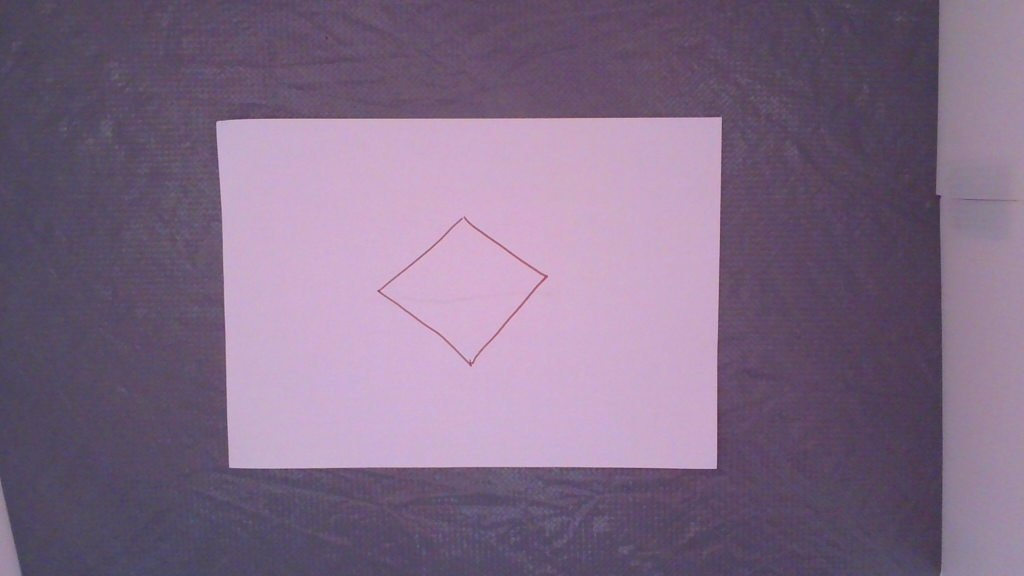
#> input picture PDMS2_web/kid/test1/ch2-t2.jpg, 1024 x 576 px
$ python -i main.py   (imports and definitions only)
#> lines starting #> are read from the running program, lines starting #| are printed output that depends on the picture; after the words box and inside, x2 and y2 are one past the last pixel; in counts of white or black regions, pixels touching at a corner belong together
# ch2-t2：YOLO+SAM2 找紙張 -> 該範圍內 CV 圈出圖形 -> 4類分類(square) -> SquareGapAnalyzer 評分
import os
import sys
import cv2
import numpy as np
import socket
import uuid
from pathlib import Path
from square_detect import SquareGapAnalyzer

try:
    import pymysql
except ImportError:
    pymysql = None

BASE_DIR = Path(__file__).resolve().parent
ENV_PATH = BASE_DIR.parent / ".env"
target_dir = BASE_DIR
# 共用模組：prepare(分類前) + classify(分類)
sys.path.insert(0, str(BASE_DIR.parent))
try:
    from PDMS2_web.prepare import Preparer
    from PDMS2_web.classify import Classifier, fmt_probs
except ImportError:  # 直接在 PDMS2_web 底下跑 (上面已把 PDMS2_web 加進 sys.path)
    from prepare import Preparer
    from classify import Classifier, fmt_probs


# [93 lines left out: functions _read_env_value, _get_machine_id, _read_db_config, not called in this run]


def _read_env_float(key, default):
    """向後相容：改用 _read_db_config"""
    return _read_db_config(key, default)


def return_score(score):
    sys.exit(int(score))


def get_pixel_per_cm_from_a4(
    image_path,
    real_width_cm=29.7,
    show_debug=False,
    save_cropped=True,
    output_folder=target_dir / "cropped_a4",
):
#> called with image_path = '../kid/test1/ch2-t2.jpg', real_width_cm = 29.7, show_debug = False, save_cropped = True
    img = cv2.imread(image_path)
#> img is the input picture: shape (576, 1024, 3); mean B, G, R 134.2, 107.8, 128.2
    if img is None:
        raise ValueError("圖片讀取失敗，請確認路徑正確")

    gray = cv2.cvtColor(img, cv2.COLOR_BGR2GRAY)
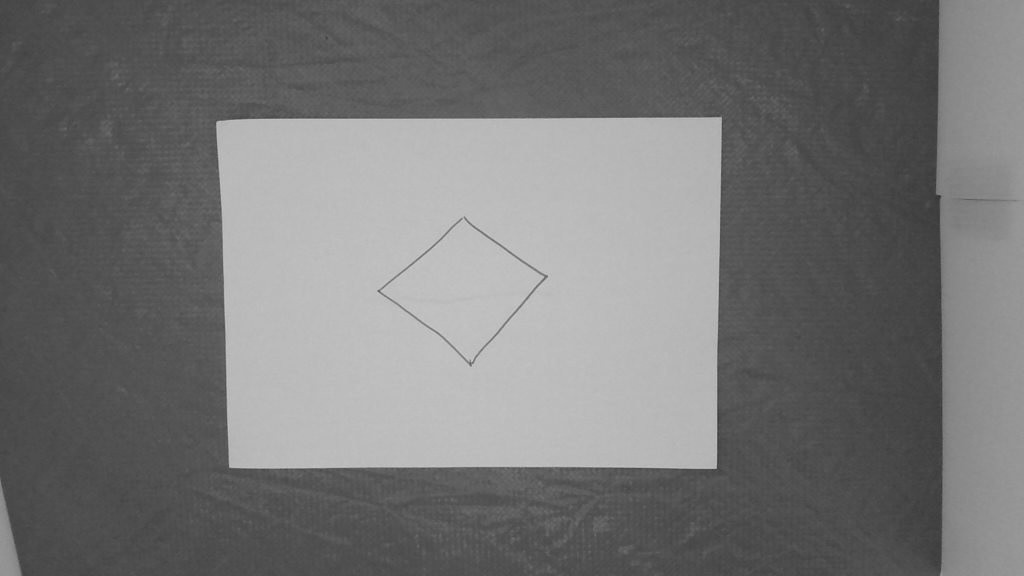
#> gray: shape (576, 1024); min 43, max 205, mean 116.9
    blur = cv2.GaussianBlur(gray, (5, 5), 0)

    edges = cv2.Canny(blur, 50, 150)
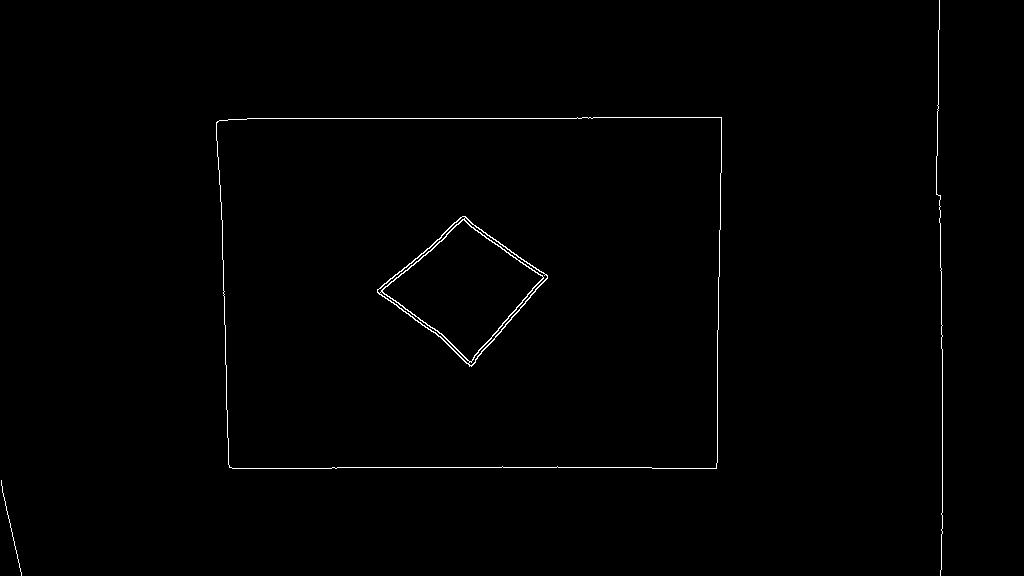
#> edges: shape (576, 1024); 0.61% white in thin lines or dots
    contours, _ = cv2.findContours(edges, cv2.RETR_EXTERNAL, cv2.CHAIN_APPROX_SIMPLE)
#> contours = 3 contours, 2 with area under 20; largest, box (x1, y1, x2, y2) and area: (216, 117, 722, 469) 173192

    a4_contour = max(contours, key=cv2.contourArea)
#> a4_contour = contour of 80 points, box (x1, y1, x2, y2) (216, 117, 722, 469), area 173192
    epsilon = 0.02 * cv2.arcLength(a4_contour, True)
#> epsilon = 34.11
    approx = cv2.approxPolyDP(a4_contour, epsilon, True)
#> approx = [[721, 117], [217, 121], [229, 467], [716, 468]]

    if len(approx) != 4:
        raise ValueError("無法偵測 A4 紙四邊形輪廓")

    if show_debug:
        debug_img = img.copy()
        cv2.drawContours(debug_img, [approx], -1, (0, 0, 255), 3)
        cv2.imshow("Detected A4 Contour", cv2.resize(debug_img, (800, 600)))
        cv2.waitKey(0)
        cv2.destroyAllWindows()

    # 整理四個角點
    pts = approx.reshape(4, 2).astype(np.float32)
#> pts = [[721, 117], [217, 121], [229, 467], [716, 468]]
    pts = sorted(pts, key=lambda p: p[0])  # 先左右
#> pts = [[217, 121], [229, 467], [716, 468], [721, 117]]
    left = sorted(pts[0:2], key=lambda p: p[1])
#> left = [[217, 121], [229, 467]]
    right = sorted(pts[2:4], key=lambda p: p[1])
#> right = [[721, 117], [716, 468]]
    tl, bl = left
#> tl = [217, 121]; bl = [229, 467]
    tr, br = right
#> tr = [721, 117]; br = [716, 468]

    # 計算像素/公分比例
    a4_pixel_width = np.linalg.norm(tr - tl)
#> a4_pixel_width = 504
    pixel_per_cm = float(a4_pixel_width / real_width_cm)  # 轉換為 Python 原生 float
#> pixel_per_cm = 16.97

    # 儲存裁切後的A4區域
    cropped_path = None
    if save_cropped:
        # 建立輸出資料夾
        os.makedirs(output_folder, exist_ok=True)

        # 計算原始A4區域的實際尺寸
        width1 = np.linalg.norm(tr - tl)  # 上邊長度
#> width1 = 504
        width2 = np.linalg.norm(br - bl)  # 下邊長度
#> width2 = 487
        height1 = np.linalg.norm(tl - bl)  # 左邊長度
#> height1 = 346.2
        height2 = np.linalg.norm(tr - br)  # 右邊長度
#> height2 = 351

        # 取平均值作為目標尺寸，保持原始比例
        target_width = int((width1 + width2) / 2)
#> target_width = 495
        target_height = int((height1 + height2) / 2)
#> target_height = 348

        # 原始四個角點（順序：左上、右上、右下、左下）
        src_pts = np.array([tl, tr, br, bl], dtype=np.float32)
#> src_pts = [[217, 121], [721, 117], [716, 468], [229, 467]]

        # 目標四個角點
        dst_pts = np.array(
            [
                [0, 0],
                [target_width, 0],
                [target_width, target_height],
                [0, target_height],
            ],
            dtype=np.float32,
        )
#> dst_pts = [[0, 0], [495, 0], [495, 348], [0, 348]]

        # 計算透視變換矩陣
        transform_matrix = cv2.getPerspectiveTransform(src_pts, dst_pts)
#> transform_matrix = [[0.99, -0.0344, -210.8], [0.00767, 0.966, -118.6], [2.79e-05, -9.75e-05, 1]]

        # 進行透視變換
        warped = cv2.warpPerspective(
            img, transform_matrix, (target_width, target_height)
        )
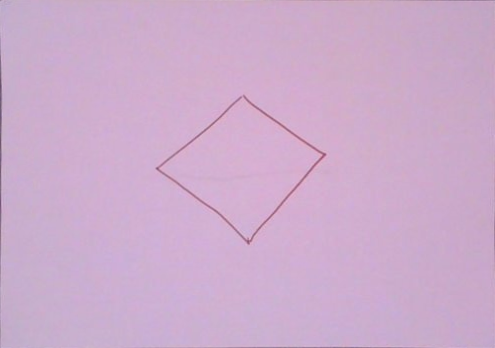
#> warped: shape (348, 495, 3); mean B, G, R 204.6, 172.4, 205

        # 儲存裁切後的圖片
        image_name = os.path.splitext(os.path.basename(image_path))[0]
        cropped_filename = f"{image_name}_a4_cropped.jpg"
        cropped_path = os.path.join(output_folder, cropped_filename)
        cv2.imwrite(cropped_path, warped)

        print(f"A4區域已儲存至: {cropped_path}")

    return pixel_per_cm, None, cropped_path


# [54 lines left out: function main, not called in this run]


# [33 lines not run here, left out]

>>> result = get_pixel_per_cm_from_a4('../kid/test1/ch2-t2.jpg')
